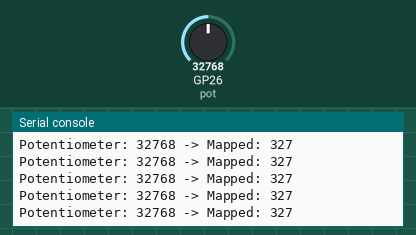
Recording of a program running on a simulated Raspberry Pi Pico running MicroPython. Shown: the last lines printed to the serial console. The test bench sets the inputs (shaded band); at power-on: GP26 (pot) = 32768 (analog values on the 0–65535 scale).

Above: at 1.2 s.
1.3 s: GP26 (pot) set to 45874
At 1.31 s:
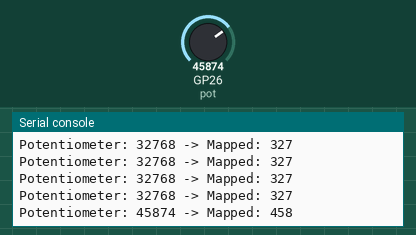
2.8 s: GP26 (pot) set to 57670
At 2.82 s:
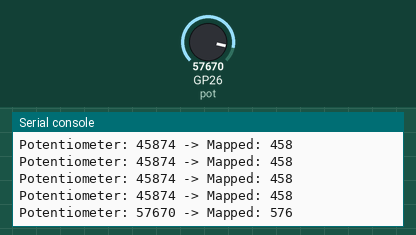
Timing chart, 0 to 5.8 s (numbered marks = the images above; inputs shaded):
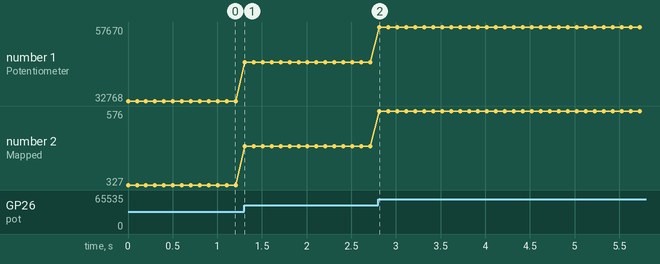

Measured:
- after the input at 1.3 s, the serial console: prints a new line at once (image 1)
- after the input at 2.8 s, the serial console: prints a new line at once (image 2)
- plotted number 1: 32768 → 45874 after the input at 1.3 s, 45874 → 57670 after the input at 2.8 s
- plotted number 2: 327 → 458 after the input at 1.3 s, 458 → 576 after the input at 2.8 s

The program:

5.1PotTest.py
```python
from machine import Pin, ADC
from time import sleep  # For delays


# Set up potentiometer on ADC pin 26
pot = ADC(Pin(26))


# Main Loop
while True:
    # Read potentiometer value (0–65535), scale it to 0–100
    pot_value = pot.read_u16()
    mapped_value = int(pot_value /100)
    print(f"Potentiometer: {pot_value} -> Mapped: {mapped_value}")


    sleep(0.1)  # Pause for 0.1 seconds before repeating


    
```
